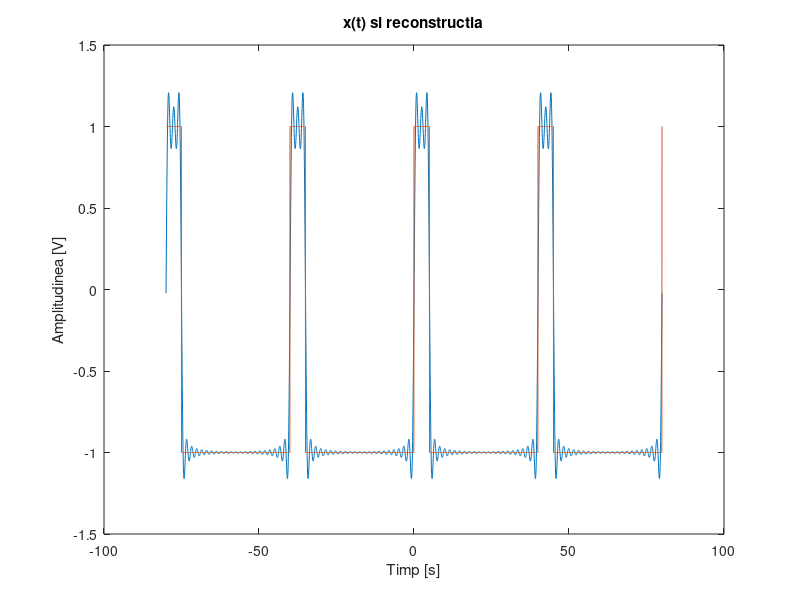
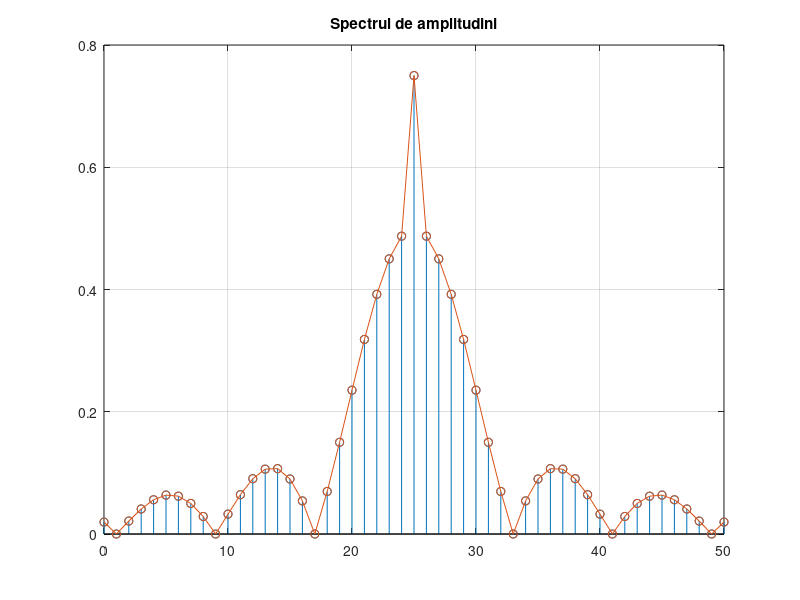

Recreate these plots in MATLAB, in order.
%Numar de ordine: 5 Bricicaru Lucian Semnal Dreptunghiular
%conform SF, orice semnal poate fi scris ca o suma infinita de sinusuri si cosinusuri de diferite frecvente
%semnalul reconstruit are aproape aceeasi forma ca si semnalul original, avand cateva diferente
%aceasta diferenta poate fi diminuata prin cresterea numarului de coeficienti din SF
%spre final putem observa ca semnalul poate fi scris printr-o suma de SIN, deci semnalul va prezenta un caracter sinusoidal

%atribuim perioadei valoarea data
P = 40; %Perioada semnalului
f = 1/P;
%alegem rezolutia temporala adecvata si ulterior sa mai afisam o perioada la dreapta si alta la stanga
t = -2 * P:0.05:2 * P;
%atribuim pulsul semnalului in functie de ordine
D = 5;
%calculam factorul de umplere cu formula : duty = D / P * 100;
duty = 12.5;
%setam numarul de coeficienti
N = 50; 
omega = 2 * pi / P; 

%notam semnalul nostru dreptunghiular cu X si cream un semnal dreptunghiular
X = square(omega * t, duty);        
f = @(t)square(omega * t, duty);
%calculam coeficientii CC

CC = 1 / P * integral(f, 0, P);
Ck = zeros(1,N);
Ak = zeros(1,N);
x_modificat = 0;

	for (k = 1 : 1 : N)
   		f = @(t)square(omega * t, duty).*exp(-omega * t * 1j * (k - 25));
		%calculam coeficientii SFC
   		Ck(k) = 1/P * integral(f, 0, P);             
   		Ak(k+1) = 2 * abs(Ck(k));
		%cream un semnal din suma de sinusuri
  		x_modificat = x_modificat + Ck(k) * exp(omega * t *1j * (k - 25));
	end

figure(1);
%afisam semnalul creat din suma de sinusuri peste semnalul original
plot(t, x_modificat, t, X);
title('x(t) si reconstructia');
ylabel('Amplitudinea [V]');
xlabel('Timp [s]');
figure(2)
%facem simetria amplitudinilor Ak pentru spectru
Ak(26) = abs(CC);
Ak(1) = Ak(51);   
%afisam spectrul de valori                 
stem([0:N],Ak); 
hold on;
plot([0:N],Ak, "-o");
title('Spectrul de amplitudini');
grid;
